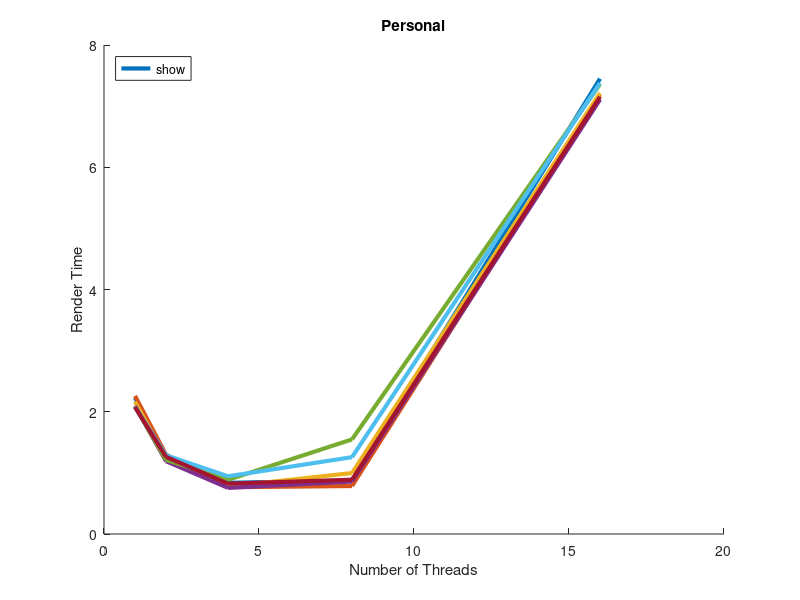

Write MATLAB code to recreate this figure.
function chunksize
clear all;
close all;
hold on;

x = [1 2 4 8 16];

t0 = [ 2.229347 1.274496 0.837284 0.873060 7.448848 ];
plot(x, t0, 'LineWidth', 3, 'DisplayName', '(static, 1)');
t0 = [ 2.259926 1.298466 0.765203 0.784985 7.189409 ];
plot(x, t0, 'LineWidth', 3, 'DisplayName', '(static, 4)');
t0 = [ 2.163130 1.234190 0.776501 0.997283 7.214013 ];
plot(x, t0, 'LineWidth', 3, 'DisplayName', '(static, 8)');
t0 = [ 2.096299 1.191206 0.755017 0.858247 7.106753 ];
plot(x, t0, 'LineWidth', 3, 'DisplayName', '(static, 32)');
t0 = [ 2.086788 1.213297 0.885825 1.547635 7.359226 ];
plot(x, t0, 'LineWidth', 3, 'DisplayName', '(static, 64)');
t0 = [ 2.083969 1.288174 0.943973 1.256815 7.379672 ];
plot(x, t0, 'LineWidth', 3, 'DisplayName', '(static, 128)');
t0 = [ 2.077153 1.262176 0.823633 0.888333 7.151487 ];
plot(x, t0, 'LineWidth', 3, 'DisplayName', '(static)');

title('Personal');
xlabel('Number of Threads');
ylabel('Render Time');
legend('show', 'Location', 'NorthWest');
